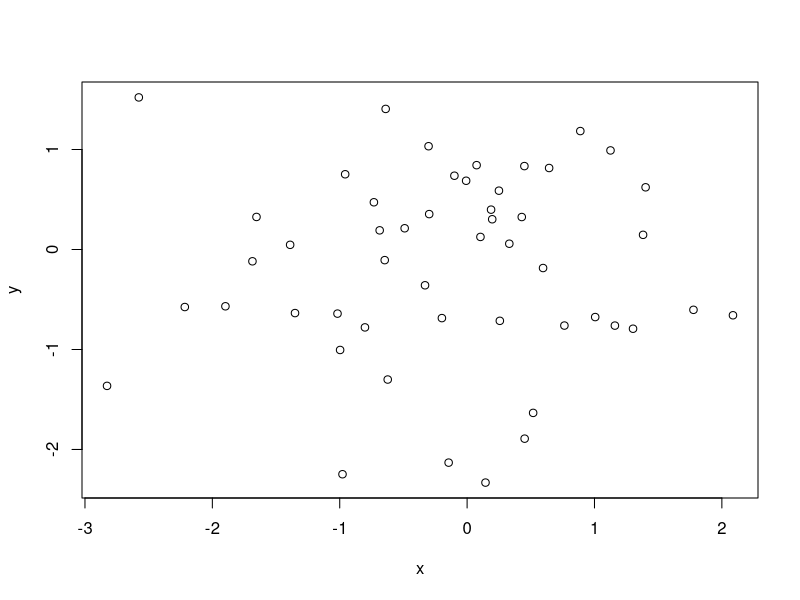
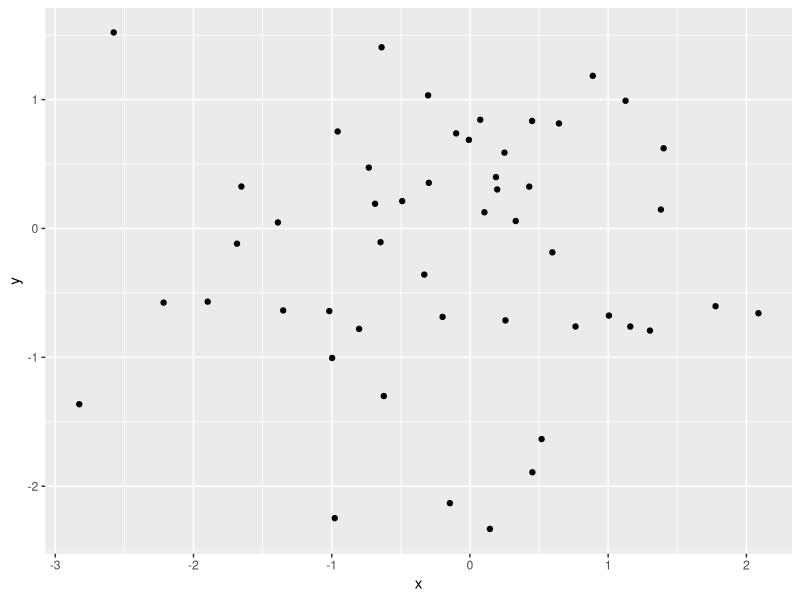
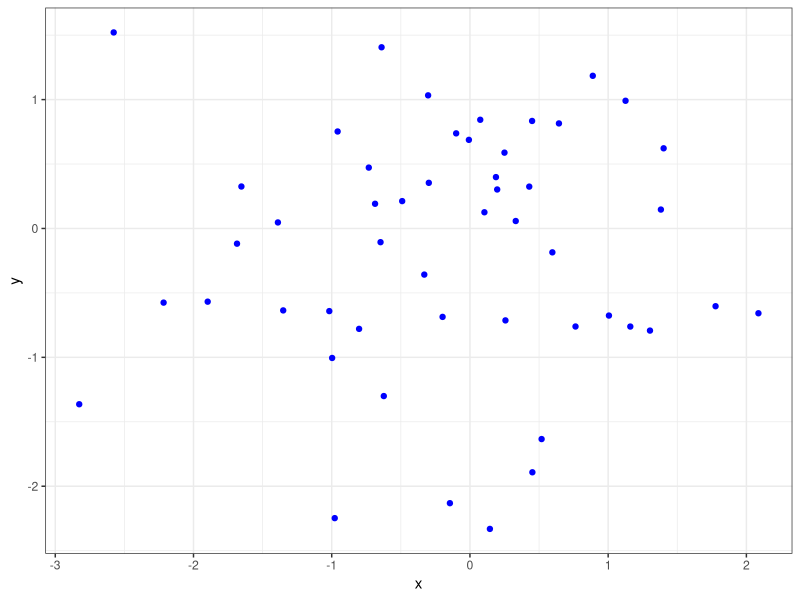

Recreate these plots in R, in order.
## ---- chunk 1
# Create variables composed of random numbers
x <-rnorm(50) 
y = rnorm(x)

# Plot the points in the plane 
plot(x, y)
## ---- chunk 2
# Plot better, using the ggplot2 package 
## Prerequisite: install and load the ggplot2 package
## install.packages("ggplot2")
library(ggplot2)
qplot(x,y)
## ---- chunk 3
# Plot better better with ggplot2
ggplot(,aes(x,y)) + theme_bw() + geom_point(col="blue")
